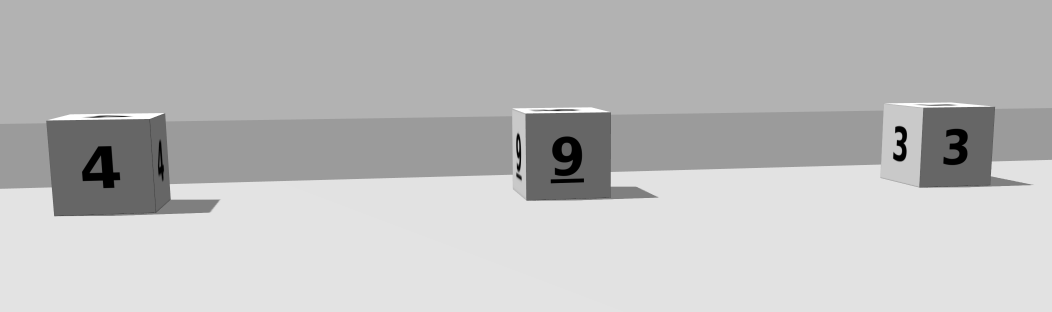
#> input picture src/W.png, 3156 x 936 px, given in place of 1.png, which was not available (shown at 1/3 size)
$ python pinjie.py
#> lines starting #> are read from the running program, lines starting #| are printed output that depends on the picture; pictures that were not available may be replaced by others from this repository, and a replacement may not be noted
import cv2
import sys
# 读取三张图片（请确保图片有足够的重叠区域）
img1 = cv2.imread("/home/du/ME5413_Final_Project/src/1.png")
#> img1 is the input picture: shape (936, 3156, 3); min 0, max 255, mean 188.6
img2 = cv2.imread("/home/du/ME5413_Final_Project/src/2.png")
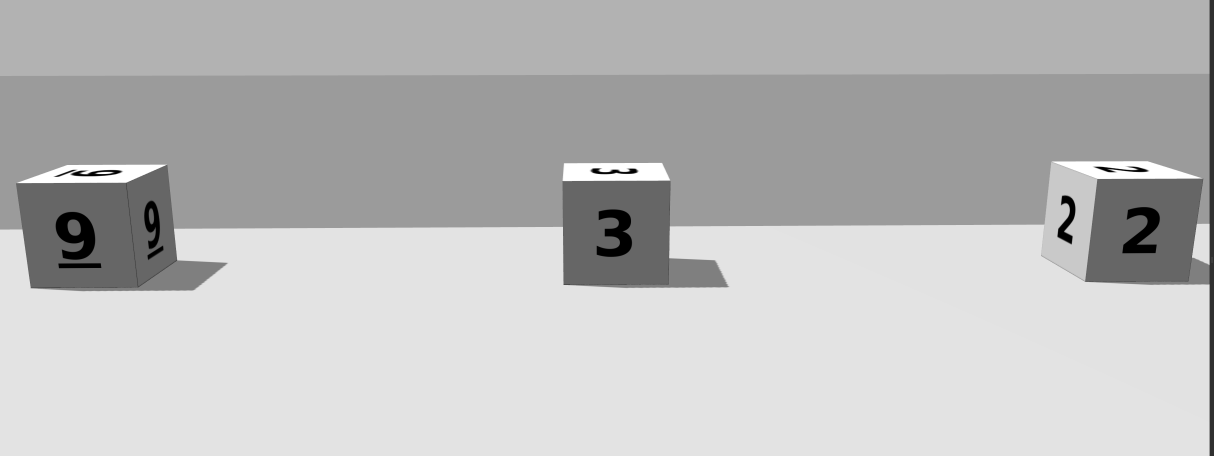
#> input picture src/W2.png, 3640 x 1366 px, given in place of 2.png, which was not available (shown at 1/3 size)
#> img2 is the input picture: shape (1366, 3640, 3); min 0, max 255, mean 187.4
img3 = cv2.imread("/home/du/ME5413_Final_Project/src/3.png")
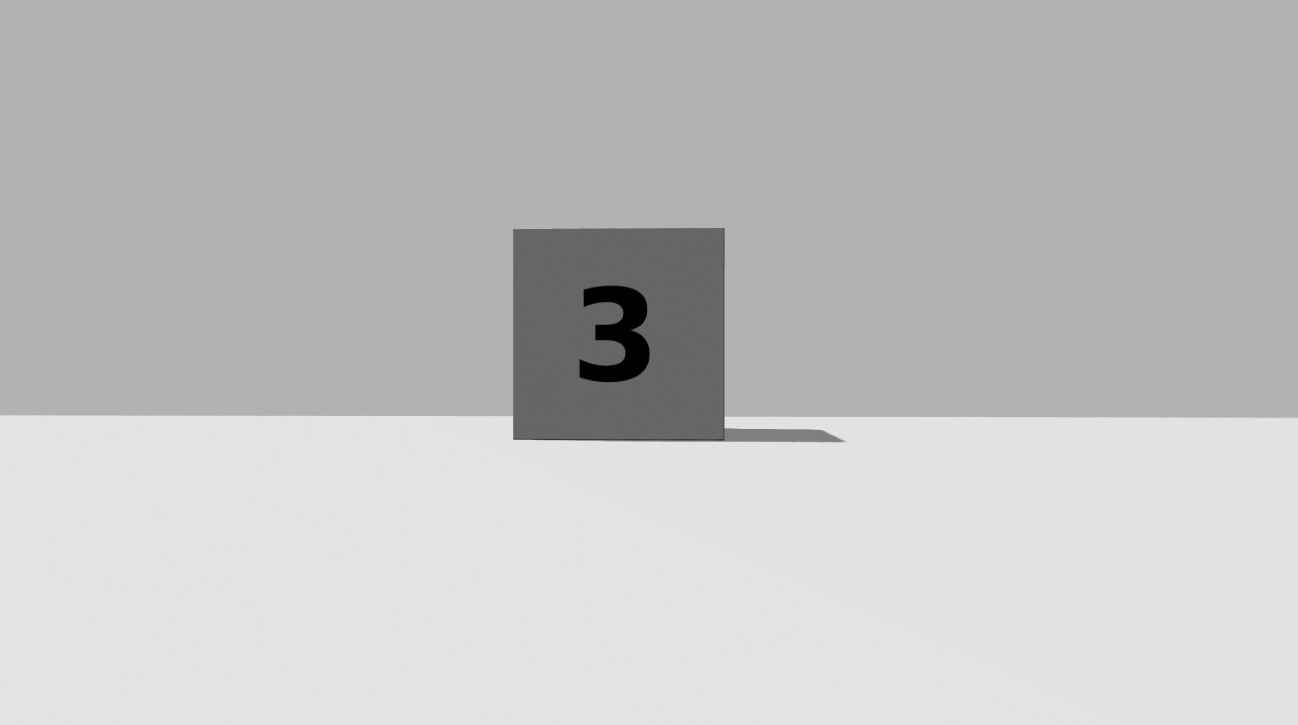
#> input picture src/3.png, 3894 x 2174 px, found by its file name (shown at 1/3 size)
#> img3 is the input picture: shape (2174, 3894, 3); min 0, max 240, mean 194.2
img4 = cv2.imread("/home/du/ME5413_Final_Project/src/4.png")
img5 = cv2.imread("/home/du/ME5413_Final_Project/src/5.png")
img6 = cv2.imread("/home/du/ME5413_Final_Project/src/6.png")
img7 = cv2.imread("/home/du/ME5413_Final_Project/src/7.png")
img8 = cv2.imread("/home/du/ME5413_Final_Project/src/8.png")
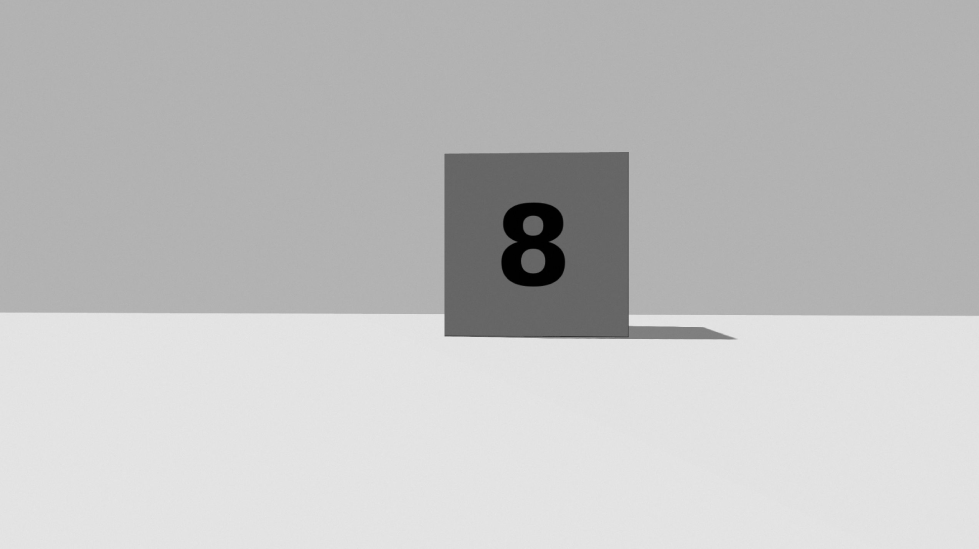
#> input picture src/8.png, 3914 x 2194 px, found by its file name (shown at 1/4 size)
#> img8 is the input picture: shape (2194, 3914, 3); min 0, max 238, mean 192.6
# 将图片放入列表中
images = [img1, img2, img3, img4, img5, img6, img7, img8]

# 创建拼接器
# 注意：对于 OpenCV 3.4 及以上版本，可以使用 cv2.Stitcher_create()
# 如果使用旧版本的 OpenCV，可能需要使用 cv2.createStitcher()
stitcher = cv2.Stitcher_create()

# 执行拼接操作
#> (the run stopped early here; a loop or call above may not have finished)
